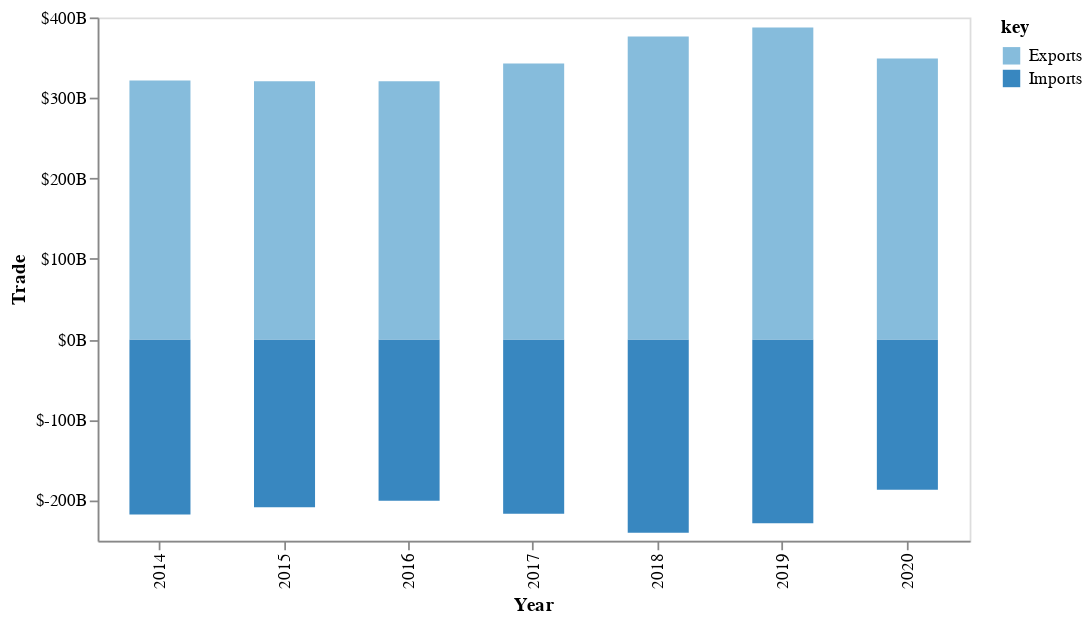

Here is the notebook cell this chart was saved with:
### Code cell
charts=my_altair.get_nafta_world_trade_chart('NAFTA')
charts

### Figure 1 — Vega-Lite specification as saved in the notebook (floating-point values rounded to 4 significant figures)
{"config": {"view": {"continuousWidth": 400, "continuousHeight": 300}, "axis": {"grid": false}}, "layer": [{"mark": {"type": "bar", "size": 35}, "encoding": {"color": {"field": "key", "scale": {"scheme": "blues"}, "type": "nominal"}, "x": {"axis": {"title": "Year"}, "field": "Year", "type": "nominal"}, "y": {"axis": {"labelExpr": "\"$\" + datum.value / 1E3 + \"B\"", "title": "Trade"}, "field": "value", "type": "quantitative"}}, "height": 300, "selection": {"selector001": {"type": "single", "fields": ["Country"], "bind": {"input": "select", "options": ["Mexico", "United States", "Canada"], "name": "Country"}, "init": {"Country": "Mexico"}}}, "transform": [{"fold": ["Imports", "Exports"]}, {"filter": {"selection": "selector001"}}], "width": 500}], "data": {"name": "data-12750d6626f8ec10469d40110c8a7f2c"}, "$schema": "https://vega.github.io/schema/vega-lite/v4.17.0.json", "datasets": {"data-12750d6626f8ec10469d40110c8a7f2c": [{"Country": "Canada", "Year": 2014, "Trading Group": "NAFTA", "Imports": -293700.0, "Exports": 358400.0, "Net_Exports": 64780.0}, {"Country": "Canada", "Year": 2015, "Trading Group": "NAFTA", "Imports": -262400.0, "Exports": 305700.0, "Net_Exports": 43380.0}, {"Country": "Canada", "Year": 2016, "Trading Group": "NAFTA", "Imports": -249300.0, "Exports": 288300.0, "Net_Exports": 38980.0}, {"Country": "Canada", "Year": 2017, "Trading Group": "NAFTA", "Imports": -264400.0, "Exports": 310400.0, "Net_Exports": 46000.0}, {"Country": "Canada", "Year": 2018, "Trading Group": "NAFTA", "Imports": -279100.0, "Exports": 329900.0, "Net_Exports": 50840.0}, {"Country": "Canada", "Year": 2019, "Trading Group": "NAFTA", "Imports": -272600.0, "Exports": 330200.0, "Net_Exports": 57520.0}, {"Country": "Canada", "Year": 2020, "Trading Group": "NAFTA", "Imports": -232900.0, "Exports": 279200.0, "Net_Exports": 46290.0}, {"Country": "Mexico", "Year": 2014, "Trading Group": "NAFTA", "Imports": -217600.0, "Exports": 321600.0, "Net_Exports": 104000.0}, {"Country": "Mexico", "Year": 2015, "Trading Group": "NAFTA", "Imports": -208600.0, "Exports": 320600.0, "Net_Exports": 112000.0}, {"Country": "Mexico", "Year": 2016, "Trading Group": "NAFTA", "Imports": -200500.0, "Exports": 320700.0, "Net_Exports": 120200.0}, {"Country": "Mexico", "Year": 2017, "Trading Group": "NAFTA", "Imports": -216600.0, "Exports": 342800.0, "Net_Exports": 126200.0}, {"Country": "Mexico", "Year": 2018, "Trading Group": "NAFTA", "Imports": -240200.0, "Exports": 376500.0, "Net_Exports": 136300.0}, {"Country": "Mexico", "Year": 2019, "Trading Group": "NAFTA", "Imports": -228500.0, "Exports": 387500.0, "Net_Exports": 159000.0}, {"Country": "Mexico", "Year": 2020, "Trading Group": "NAFTA", "Imports": -186700.0, "Exports": 349000.0, "Net_Exports": 162300.0}, {"Country": "United States", "Year": 2014, "Trading Group": "NAFTA", "Imports": -641900.0, "Exports": 473100.0, "Net_Exports": -168800.0}, {"Country": "United States", "Year": 2015, "Trading Group": "NAFTA", "Imports": -589900.0, "Exports": 434500.0, "Net_Exports": -155400.0}, {"Country": "United States", "Year": 2016, "Trading Group": "NAFTA", "Imports": -572200.0, "Exports": 413100.0, "Net_Exports": -159200.0}, {"Country": "United States", "Year": 2017, "Trading Group": "NAFTA", "Imports": -614000.0, "Exports": 441800.0, "Net_Exports": -172200.0}, {"Country": "United States", "Year": 2018, "Trading Group": "NAFTA", "Imports": -665000.0, "Exports": 477900.0, "Net_Exports": -187100.0}, {"Country": "United States", "Year": 2019, "Trading Group": "NAFTA", "Imports": -677900.0, "Exports": 461400.0, "Net_Exports": -216500.0}, {"Country": "United States", "Year": 2020, "Trading Group": "NAFTA", "Imports": -595800.0, "Exports": 387200.0, "Net_Exports": -208600.0}]}}
